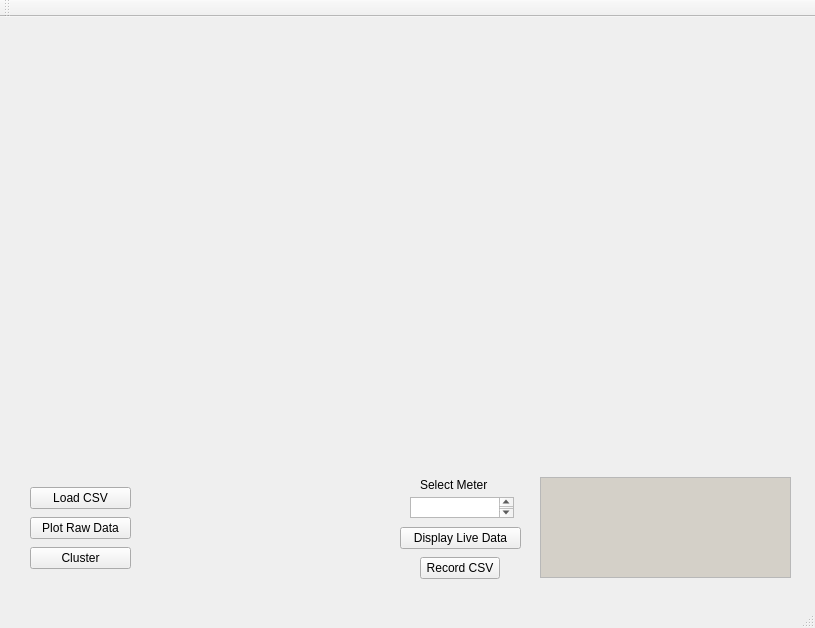
<?xml version="1.0" encoding="UTF-8"?>
<ui version="4.0">
 <class>MainWindow</class>
 <widget class="QMainWindow" name="MainWindow">
  <property name="geometry">
   <rect>
    <x>0</x>
    <y>0</y>
    <width>815</width>
    <height>628</height>
   </rect>
  </property>
  <property name="windowTitle">
   <string>Smart Energy Meter</string>
  </property>
  <widget class="QWidget" name="centralWidget">
   <widget class="QCustomPlot" name="customPlot" native="true">
    <property name="geometry">
     <rect>
      <x>10</x>
      <y>10</y>
      <width>791</width>
      <height>411</height>
     </rect>
    </property>
    <property name="sizePolicy">
     <sizepolicy hsizetype="Preferred" vsizetype="MinimumExpanding">
      <horstretch>0</horstretch>
      <verstretch>0</verstretch>
     </sizepolicy>
    </property>
   </widget>
   <widget class="QLabel" name="label">
    <property name="geometry">
     <rect>
      <x>160</x>
      <y>450</y>
      <width>211</width>
      <height>111</height>
     </rect>
    </property>
    <property name="autoFillBackground">
     <bool>true</bool>
    </property>
    <property name="text">
     <string/>
    </property>
   </widget>
   <widget class="QPlainTextEdit" name="txtXYRadius">
    <property name="geometry">
     <rect>
      <x>540</x>
      <y>460</y>
      <width>251</width>
      <height>101</height>
     </rect>
    </property>
    <property name="palette">
     <palette>
      <active>
       <colorrole role="Base">
        <brush brushstyle="SolidPattern">
         <color alpha="255">
          <red>212</red>
          <green>208</green>
          <blue>200</blue>
         </color>
        </brush>
       </colorrole>
      </active>
      <inactive>
       <colorrole role="Base">
        <brush brushstyle="SolidPattern">
         <color alpha="255">
          <red>212</red>
          <green>208</green>
          <blue>200</blue>
         </color>
        </brush>
       </colorrole>
      </inactive>
      <disabled>
       <colorrole role="Base">
        <brush brushstyle="SolidPattern">
         <color alpha="255">
          <red>212</red>
          <green>208</green>
          <blue>200</blue>
         </color>
        </brush>
       </colorrole>
      </disabled>
     </palette>
    </property>
    <property name="font">
     <font>
      <family>Courier New</family>
      <pointsize>10</pointsize>
     </font>
    </property>
    <property name="readOnly">
     <bool>true</bool>
    </property>
   </widget>
   <widget class="QTextEdit" name="textEdit">
    <property name="geometry">
     <rect>
      <x>410</x>
      <y>480</y>
      <width>104</width>
      <height>21</height>
     </rect>
    </property>
   </widget>
   <widget class="QLabel" name="label_2">
    <property name="geometry">
     <rect>
      <x>420</x>
      <y>460</y>
      <width>81</width>
      <height>16</height>
     </rect>
    </property>
    <property name="text">
     <string>Select Meter</string>
    </property>
   </widget>
   <widget class="QPushButton" name="pushButton_4">
    <property name="geometry">
     <rect>
      <x>400</x>
      <y>510</y>
      <width>121</width>
      <height>22</height>
     </rect>
    </property>
    <property name="text">
     <string>Display Live Data</string>
    </property>
   </widget>
   <widget class="QPushButton" name="pushButton_5">
    <property name="geometry">
     <rect>
      <x>420</x>
      <y>540</y>
      <width>80</width>
      <height>22</height>
     </rect>
    </property>
    <property name="text">
     <string>Record CSV</string>
    </property>
   </widget>
   <widget class="QPushButton" name="pushButton_6">
    <property name="geometry">
     <rect>
      <x>30</x>
      <y>470</y>
      <width>101</width>
      <height>22</height>
     </rect>
    </property>
    <property name="text">
     <string>Load CSV</string>
    </property>
   </widget>
   <widget class="QPushButton" name="pushButton_7">
    <property name="geometry">
     <rect>
      <x>30</x>
      <y>500</y>
      <width>101</width>
      <height>22</height>
     </rect>
    </property>
    <property name="text">
     <string>Plot Raw Data</string>
    </property>
   </widget>
   <widget class="QPushButton" name="pushButton_8">
    <property name="geometry">
     <rect>
      <x>30</x>
      <y>530</y>
      <width>101</width>
      <height>22</height>
     </rect>
    </property>
    <property name="text">
     <string>Cluster</string>
    </property>
   </widget>
  </widget>
  <widget class="QMenuBar" name="menuBar">
   <property name="geometry">
    <rect>
     <x>0</x>
     <y>0</y>
     <width>815</width>
     <height>19</height>
    </rect>
   </property>
  </widget>
  <widget class="QToolBar" name="mainToolBar">
   <attribute name="toolBarArea">
    <enum>TopToolBarArea</enum>
   </attribute>
   <attribute name="toolBarBreak">
    <bool>false</bool>
   </attribute>
  </widget>
  <widget class="QStatusBar" name="statusBar"/>
 </widget>
 <layoutdefault spacing="6" margin="11"/>
 <customwidgets>
  <customwidget>
   <class>QCustomPlot</class>
   <extends>QWidget</extends>
   <header>../../qcustomplot.h</header>
   <container>1</container>
  </customwidget>
 </customwidgets>
 <resources/>
 <connections/>
</ui>
